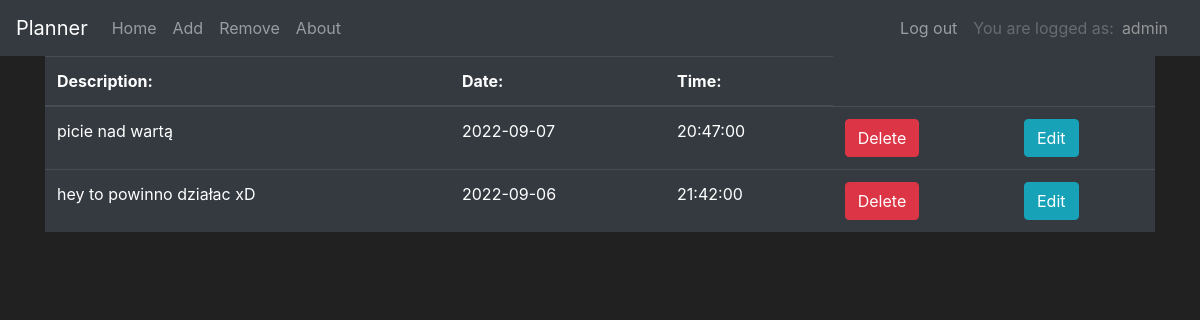
Page / (signed in) on the earlier database version.
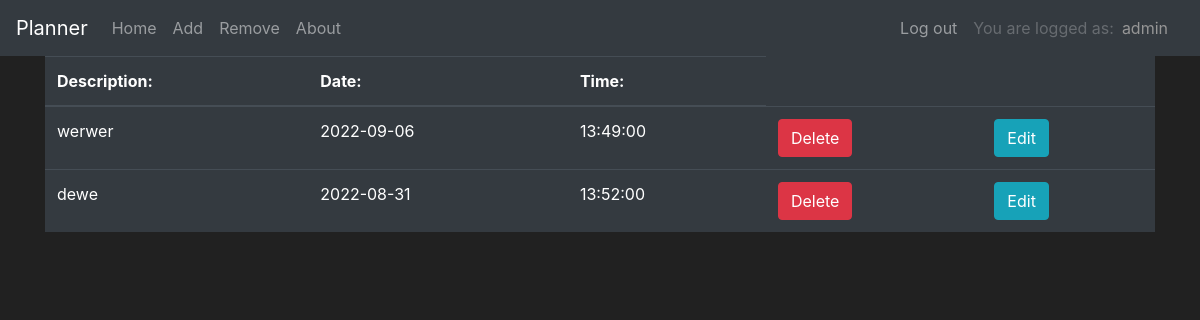
Same page on the later database version.
### pro/models.py (models this page shows, shortened)
class User(db.Model, UserMixin):
    id = db.Column(db.Integer(), primary_key=True)
    user_name = db.Column(db.String(length=30), nullable=False, unique=True)
    email_address = db.Column(db.String(length=60),
                              nullable=False, unique=True)
    password_hash = db.Column(db.String(length=100), nullable=False)
    events = db.relationship('Event', backref=' creator', lazy=True)
    @property
    def password(self):
        return self.password

class Event(db.Model):
    event_id = db.Column(db.Integer(), primary_key=True)
    event_name = db.Column(db.String(length=200), nullable=False)
    event_date = db.Column(db.Date(), nullable=False)
    event_time = db.Column(db.Time(), nullable=False)
    event_creator_id = db.Column(db.Integer(), db.ForeignKey('user.id'))

### pro/routes.py (the view, shortened to what this page needs)
@app.route('/', methods=['GET', 'POST'])
def home_page():
    form = EventForm()
    delete_item = DeleteEventForm()
    edit_event_form = EditEventForm()
    edit_form = EditForm()
    if request.method =='POST':
         to_edit = request.form.get('to_edit')
         print(to_edit)
    if current_user.is_authenticated:
        events = Event.query.filter_by(event_creator_id=current_user.id)
        if delete_item.validate_on_submit():
            to_delete = request.form.get('to_delete')
            Event.query.filter_by(event_id = to_delete).delete()
            db.session.commit()
        return render_template('home.html', form=form, events=events, delete_item = delete_item, edit_event_form = edit_event_form, edit_form = edit_form)
    else:
        return render_template('home.html', form=form,delete_item = delete_item, edit_event_form = edit_event_form, edit_form = edit_form)

### pro/forms.py
class EventForm(FlaskForm):
    date = DateField(label='Date', validators=[DataRequired()])
    time = TimeField(label='Time', validators=[DataRequired()])
    name = TextAreaField(label='Description', validators=[
                         Length(min=2, max=300), DataRequired()])
    submit = SubmitField(label='Add')

class DeleteEventForm(FlaskForm):
    delete = SubmitField(label='Delete')

### pro/models.py (called while the page is built)
@login_manager.user_loader
def load_user(user_id):
    return User.query.get(int(user_id))

### pro/templates/home.html (shortened to what this page needs)
{% extends 'base.html' %}
{% block content %}
<table class="table table-hover table-dark">
    <thead>
        <tr>
            <th> Description: </th>
            <th> Date: </th>
            <th> Time: </th>
        </tr>
    </thead>
    <tbody>
        {% for event in events %}
            <tr>
                <td> {{event.event_name}}</td>
                <td> {{event.event_date}}</td>
                <td> {{event.event_time}}</td>
                <form method="POST">
                <td>
                        {{delete_item.delete(class="btn btn-danger")}}
                </td>
                </form>
                <td>
                    <button class="btn btn-outline btn-info" data-toggle="modal" data-target="#Modal-Edit-{{ event.event_id }}">Edit</button>
                </td>
            </tr>
        {% endfor %}
    </tbody>
</table>
{% endblock %}

### pro/templates/base.html (shortened to what this page needs)
<!doctype html>
<html lang="en">
  <head>
    <link rel="stylesheet" href="https://cdn.jsdelivr.net/npm/bootstrap@4.3.1/dist/css/bootstrap.min.css">
  </head>
  <body>
    <nav class="navbar navbar-expand-lg navbar-dark bg-dark">
        <a class="navbar-brand" href="#">Planner</a>
        <div class="collapse navbar-collapse" id="navbarNav">
          <ul class="navbar-nav mr-auto">
            {% if current_user.is_authenticated %}
            <li class="nav-item ">
              <a class="nav-link" href="{{ url_for('home_page') }}">Home</a>
            </li>
            <li class="nav-item">
              <a class="nav-link" data-toggle="modal" href="#" data-target="#Modal-Add">Add</a>
            </li>
            <li class="nav-item">
              <a class="nav-link" href="#">Remove</a>
            </li>
            <li class="nav-item">
              <a class="nav-link" href="#">About</a>
            </li>
          </ul>
          <ul class="navbar-nav">
            <li class="nav-item">
              <a class="nav-link" href="{{ url_for('logout_page') }}">Log out</a>
            </li>
            <li class="nav-item d-flex mr-3 ">
              <a class="nav-link disabled">You are logged as: </a><a class="mt-2" id="user_profile_button" href=""> {{ current_user.user_name }}</a>
            </li>
          </ul>
            {% endif %}
        </div>
    </nav>
    <div class="container">
    {% block content %}
    {% endblock %}
    </div>
  </body>
</html>

### pro/templates/base.html (style rules this page uses)
body { background-color: #212121; color: white; }
#user_profile_button { text-decoration: none; color: rgb(150, 150, 150); transition-duration: 0.2s; }

Differences in the rows shown:
removed Event: event_name "picie nad wartą", event_date "2022-09-07", event_time "20:47:00"
removed Event: event_name "hey to powinno działac xD", event_date "2022-09-06", event_time "21:42:00"
added Event: event_name "werwer", event_date "2022-09-06", event_time "13:49:00"
added Event: event_name "dewe", event_date "2022-08-31", event_time "13:52:00"
